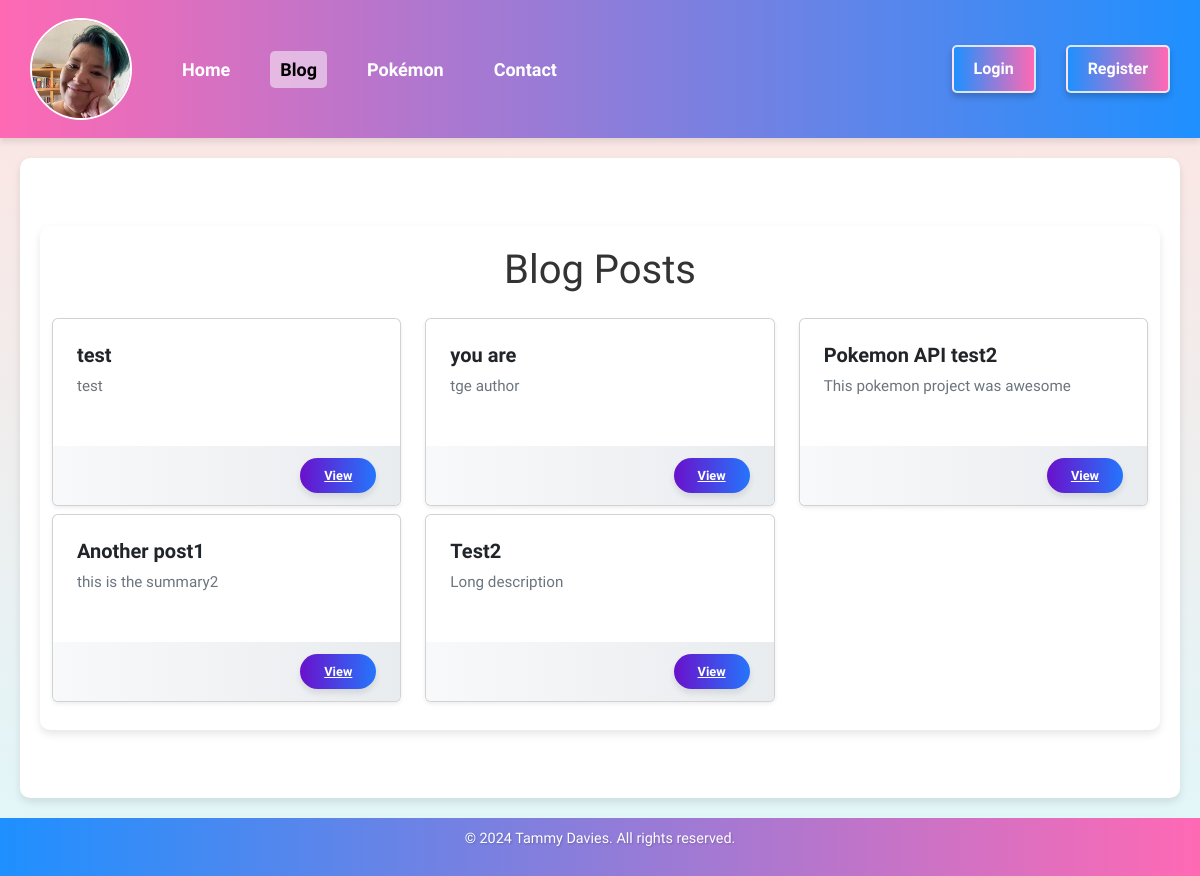
/blog, run on an earlier commit of the app's database.
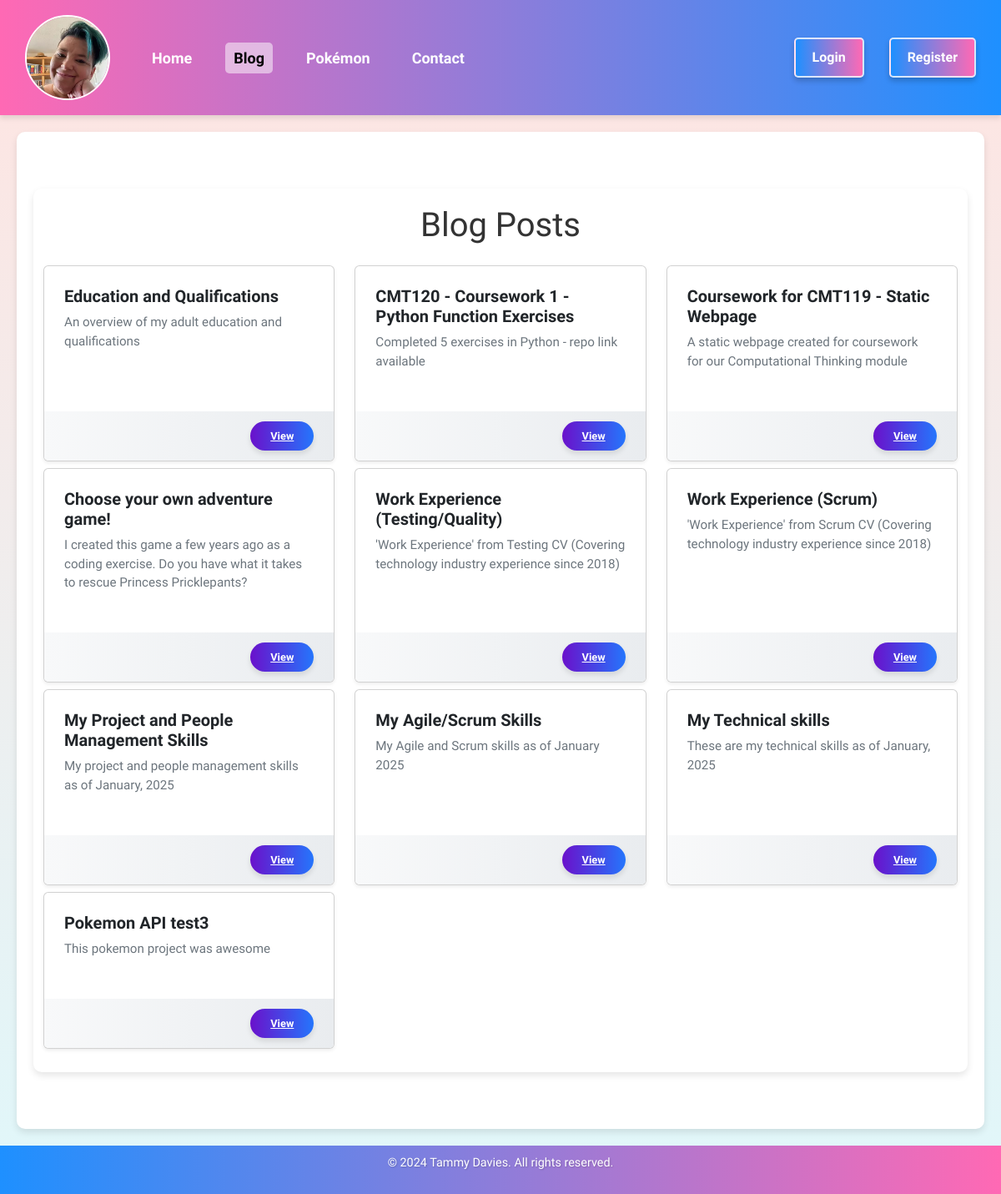
And on a later commit of the database.
### app/models/blog_post.py (models this page shows)
class BlogPost(db.Model):
    id = db.Column(db.Integer, primary_key=True)
    title = db.Column(db.String(100), nullable=False)
    content = db.Column(db.Text, nullable=False)
    timestamp = db.Column(db.DateTime, default=datetime.utcnow)
    author = db.Column(db.String(50), nullable=False)
    summary = db.Column(db.String(255), nullable=True)
    repository_url = db.Column(db.String(255), nullable=True)
    live_demo_url = db.Column(db.String(255), nullable=True)
    comments = db.relationship(
        "Comment", backref="post", cascade="all, delete-orphan", lazy=True
    )

### app/routes/blog.py (the view)
    @app.route("/blog")
    def blog():
        posts = BlogPost.query.order_by(BlogPost.timestamp.desc()).all()
        return render_template("blog/blogs.html", posts=posts)

### app/routes/authentication_helper.py (called while the page is built)
def is_admin():
    return current_user.is_authenticated and current_user.email == "tammy@tsdavies.com"

### app/templates/blog/blogs.html (shortened to what this page needs)
{% extends "page_template.html" %} {% block content %}
<main class="container my-5">
  <h1 class="text-center mb-4">Blog Posts</h1>
  <div class="row">
    {% for post in posts %} {% include "blog/blog_tile.html" %} {% endfor %}
  </div>
</main>
{% endblock %}

### app/templates/page_template.html (shortened to what this page needs)
<!doctype html>
<html lang="en">
  <head>
    <link
      href="https://cdn.jsdelivr.net/npm/bootstrap@5.3.0-alpha3/dist/css/bootstrap.min.css"
      rel="stylesheet"
    />
    <link
      rel="stylesheet"
      href="{{ url_for('static', filename='css/style.css') }}"
    />
    <link
      rel="stylesheet"
      href="{{ url_for('static', filename='css/blog_tile.css') }}"
    />
    <link
      rel="stylesheet"
      href="{{ url_for('static', filename='css/pokemon.css') }}"
    />
    <link
      rel="stylesheet"
      href="{{ url_for('static', filename='css/flash_style.css') }}"
    />
  </head>
  <body>
    <header>
      <nav class="navbar">
        <ul class="navbar-nav left">
          <li class="nav-item avatar">
            <a href="/">
              <img
                src="{{ url_for('static', filename='images/avatar.webp') }}"
                alt="User Avatar"
              />
            </a>
          </li>
          <li class="nav-item">
            <a
              class="nav-link {% if request.path == '/' %}active{% endif %}"
              href="/"
              aria-label="Navigate to Home"
              >Home</a
            >
          </li>
          <li class="nav-item">
            <a
              class="nav-link {% if request.path.startswith('/blog') %}active{% endif %}"
              href="/blog"
              aria-label="Navigate to Blog"
              >Blog</a
            >
          </li>
          <li class="nav-item">
            <a
              class="nav-link {% if request.path.startswith('/pokemon') %}active{% endif %}"
              href="/pokemon"
              aria-label="Navigate to Pokémon"
              >Pokémon</a
            >
          </li>
          <li class="nav-item">
            <a
              class="nav-link {% if request.path == '/contact' %}active{% endif %}"
              href="/contact"
              aria-label="Navigate to Contact"
              >Contact</a
            >
          </li>
        </ul>
        <ul class="navbar-nav right">
          {% if current_user.is_authenticated %}
          <li class="nav-item">
            <a class="btn btn-primary" href="/logout"
              >Logout {{ current_user.username }}</a
            >
          </li>
          {% else %}
          <li class="nav-item">
            <a class="btn btn-primary" href="/login">Login</a>
          </li>
          <li class="nav-item">
            <a class="btn btn-outline-secondary" href="/register">Register</a>
          </li>
          {% endif %}
        </ul>
      </nav>
    </header>
    <main>
       {% block content %} {% endblock %}
    </main>
    <footer>
      <p>&copy; 2024 Tammy Davies. All rights reserved.</p>
    </footer>
  </body>
</html>

### app/templates/blog/blog_tile.html (shortened to what this page needs)
<div class="col-md-4 mb-2">
  <div class="card mb-4 shadow-sm h-100">
    <div class="card-body">
      <h5 class="card-title">{{ post.title }}</h5>
      <p class="card-text text-clamp">
        {% if post.summary %} {{ post.summary }} {% else %} {{ post.content }}
        {% endif %}
      </p>
    </div>
    <div class="card-footer d-flex justify-content-between align-items-center">
      <a
        href="{{ url_for('post_detail', post_id=post.id) }}"
        class="card-button"
      >
        View
      </a>
    </div>
  </div>
</div>

### app/static/css/style.css (style rules this page uses)
body { margin: 0; padding: 0; font-family: "Prompt", "Roboto", Arial, sans-serif; background: linear-gradient(to bottom, #ffe4e1, #e0f7fa); color: #333; display: flex; flex-direction: column; min-height: 100vh; }
header { background: linear-gradient(90deg, #ff69b4, #1e90ff); color: white; padding: 10px 20px; display: flex; justify-content: space-between; align-items: center; box-shadow: 0 4px 6px rgba(0, 0, 0, 0.1); }
main { flex: 1; display: flex; flex-direction: column; justify-content: center; padding: 20px; background: white; border-radius: 10px; box-shadow: 0 4px 8px rgba(0, 0, 0, 0.1); max-width: 1200px; margin: 20px auto; width: calc(100% - 40px); }
footer { background: linear-gradient(90deg, #1e90ff, #ff69b4); color: white; text-align: center; padding: 10px 0; font-size: 0.9rem; text-shadow: 1px 1px 2px rgba(0, 0, 0, 0.2); }
button, .btn { background: linear-gradient(90deg, #1e90ff, #ff69b4); color: white; border: 2px solid #ffffffcc; padding: 10px 20px; border-radius: 5px; font-weight: bold; cursor: pointer; transition: background 0.3s, box-shadow 0.3s, transform 0.2s; box-shadow: 0 4px 6px rgba(0, 0, 0, 0.2); }
.btn { background: linear-gradient(90deg, #1e90ff, #ff69b4); color: white; border: 2px solid #ffffffcc; padding: 10px 20px; border-radius: 5px; font-weight: bold; cursor: pointer; transition: background 0.3s, box-shadow 0.3s, transform 0.2s; box-shadow: 0 4px 6px rgba(0, 0, 0, 0.2); }
.btn-outline-secondary { background: linear-gradient(90deg,#1e90ff, #ff69b4 ); color: white; border: 2px solid #ffffffcc; padding: 10px 20px; border-radius: 5px; font-weight: bold; cursor: pointer; transition: background 0.3s, color 0.3s, box-shadow 0.3s, transform 0.2s; box-shadow: 0 4px 6px rgba(0, 0, 0, 0.2); }
header { background: linear-gradient(90deg, #ff69b4, #1e90ff); color: white; padding: 10px 20px; box-shadow: 0 4px 6px rgba(0, 0, 0, 0.1); }
.navbar { display: flex; justify-content: space-between; align-items: center; width: 100%; flex-direction: row; }
.navbar-nav { display: flex; list-style: none; padding: 0; margin: 0; }
.navbar-nav.left { flex-grow: 1; justify-content: flex-start; flex-direction: row; align-items: center; }
.navbar-nav.right { justify-content: flex-end; align-items: center; flex-direction: row; }
.nav-item { margin: 0 10px; font-size: 18px; }
.nav-link { color: white; text-decoration: none; font-weight: bold; padding: 5px 10px; border-radius: 5px; transition: background-color 0.3s, color 0.3s; }
.nav-link:hover, .nav-link.active { background-color: #ffffff80; color: #333; }
.avatar img { width: 82px; height: 82px; border-radius: 50%; border: 2px solid white; object-fit: cover; transition: transform 0.3s ease, box-shadow 0.3s ease; }
.navbar { display: flex; justify-content: space-between; align-items: center; width: 100%; flex-wrap: wrap; gap: 10px; }
.navbar-nav.left { display: flex; align-items: center; flex-wrap: wrap; gap: 10px; }
.navbar-nav.right { display: flex; align-items: center; flex-wrap: wrap; gap: 10px; justify-content: flex-end; }
.avatar img { width: 102px; height: 102px; border-radius: 50%; border: 2px solid white; object-fit: cover; transition: transform 0.3s ease, box-shadow 0.3s ease; margin-right: 10px; }
.btn, .btn-outline-secondary { margin-bottom: 0; }

### app/static/css/blog_tile.css (style rules this page uses)
.card-body { padding: 1.5rem; position: relative; }
.card-title { font-family: 'Prompt', 'Roboto', sans-serif; font-weight: 600; font-size: 1.25rem; }
.card-text { font-family: 'Prompt', 'Open Sans', sans-serif; color: #6c757d; font-size: 0.95rem; }
.card-footer { background: linear-gradient(to right, #f8f9fa, #e9ecef); border-top: none; padding: 0.75rem 1.5rem; display: flex; justify-content: flex-end; align-items: center; }
.card-button { background: linear-gradient(to right, #6a11cb, #2575fc); border: none; border-radius: 20px; padding: 0.5rem 1.5rem; font-weight: bold; font-size: 0.8rem; color: white; box-shadow: 0 4px 6px rgba(0, 0, 0, 0.1); transition: transform 0.3s ease, box-shadow 0.3s ease, background 0.3s; }

What changed in the data, as far as the page shows it:
removed BlogPost: title "Another post1", summary "this is the summary2"
removed BlogPost: title "Test2", content "Long description"
added BlogPost: title "Education and Qualifications", summary "An overview of my adult education and qualifications"
added BlogPost: title "CMT120 - Coursework 1 - Python Function Exercises", summary "Completed 5 exercises in Python - repo link available"
added BlogPost: title "Coursework for CMT119 - Static Webpage", summary "A static webpage created for coursework for our Computational Thinking module"
added BlogPost: title "Choose your own adventure game!", summary "I created this game a few years ago as a coding exercise. Do you have what it takes to rescue Princess Pricklepants?"
added BlogPost: title "Work Experience (Testing/Quality)", summary "'Work Experience' from Testing CV (Covering technology industry experience since 2018)"
added BlogPost: title "Work Experience (Scrum)", summary "'Work Experience' from Scrum CV (Covering technology industry experience since 2018)"
added BlogPost: title "My Project and People Management Skills", summary "My project and people management skills as of January, 2025"
changed BlogPost: title "test" → "My Agile/Scrum Skills"; summary "test" → "My Agile and Scrum skills as of January 2025"
changed BlogPost: title "you are" → "My Technical skills"; summary "tge author" → "These are my technical skills as of January, 2025"
changed BlogPost "This pokemon project was awesome": title "Pokemon API test2" → "Pokemon API test3"
